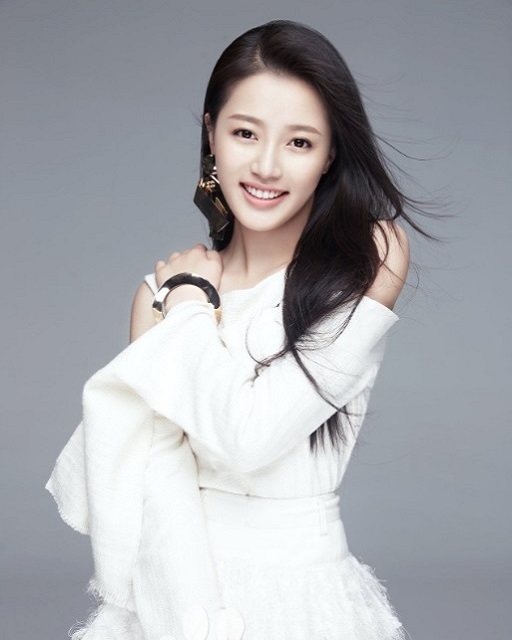
//> input picture opencv/learnOpencv/images/master.jpg, 512 x 640 px
$ ./040-二值图像介绍   (built with g++ and OpenCV 4)
//> lines starting //> are read from the running program, lines starting //| are printed output that depends on the picture; after the words box and inside, x2 and y2 are one past the last pixel; in counts of white or black regions, pixels touching at a corner belong together
#include <iostream>
#include <opencv2/opencv.hpp>

using namespace std;
using namespace cv;

/*
 * 二值图像介绍
 */
int main() {
    Mat src = imread("../images/master.jpg");
//> src is the input picture: 640 rows x 512 cols, CV_8UC3; mean B, G, R 173.5, 168.6, 167.3
    if (src.empty()) {
        cout << "could not load image.." << endl;
    }
    imshow("input", src);

    // 转为灰度图像
    Mat gray, binary;
    cvtColor(src, gray, COLOR_BGR2GRAY);
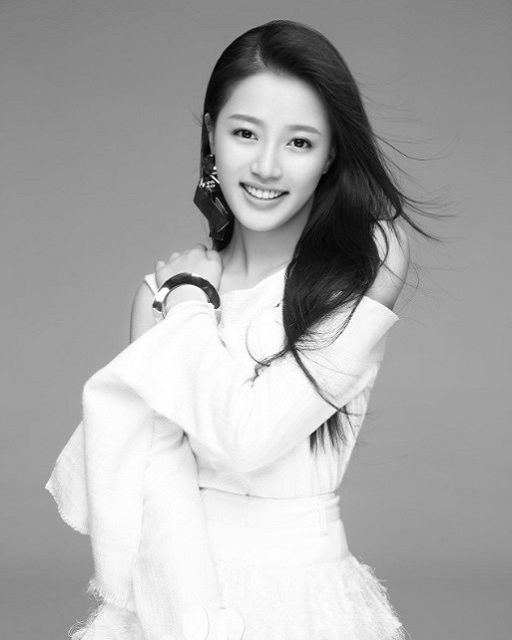
//> gray: 640 rows x 512 cols, CV_8UC1; min 1, max 255, mean 168.8
    int t = 127;
    Scalar m = mean(src);
//> m = Scalar(173.5, 168.6, 167.3)
    int t_mean = m[0];
//> t_mean = 173

    // 转二值图像
    binary = Mat::zeros(src.size(), CV_8UC1);
    for (int row = 0; row < src.rows; ++row) {
        for (int col = 0; col < src.cols; ++col) {
            int pv = gray.at<uchar>(row, col);
            pv > t ? binary.at<uchar>(row, col) = 255
                    : binary.at<uchar>(row, col) = 0;
        }
    }

    imshow("binary_t=127", binary);
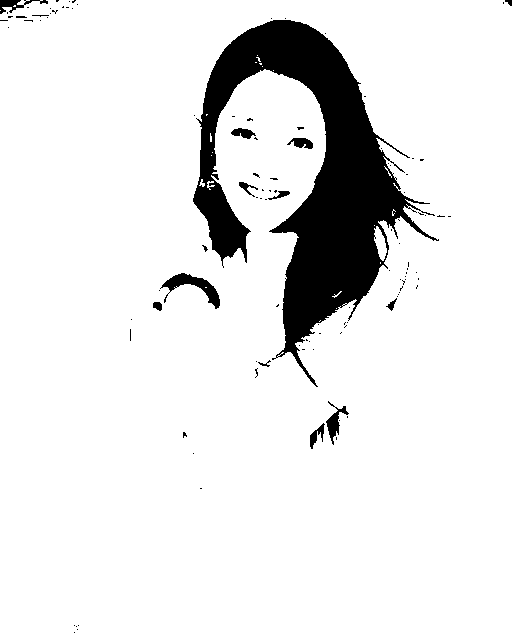
//> window 'binary_t=127': 640 rows x 512 cols, CV_8UC1; 90.4% white; 110 black regions (96 under 20 px), largest, box (x1, y1, x2, y2) and area: (193, 20, 439, 387) 29109, (160, 273, 220, 309) 688, (326, 401, 349, 445) 313
    //imshow("binary_t=mean", binary);

    waitKey(0);
    return 0;
}
